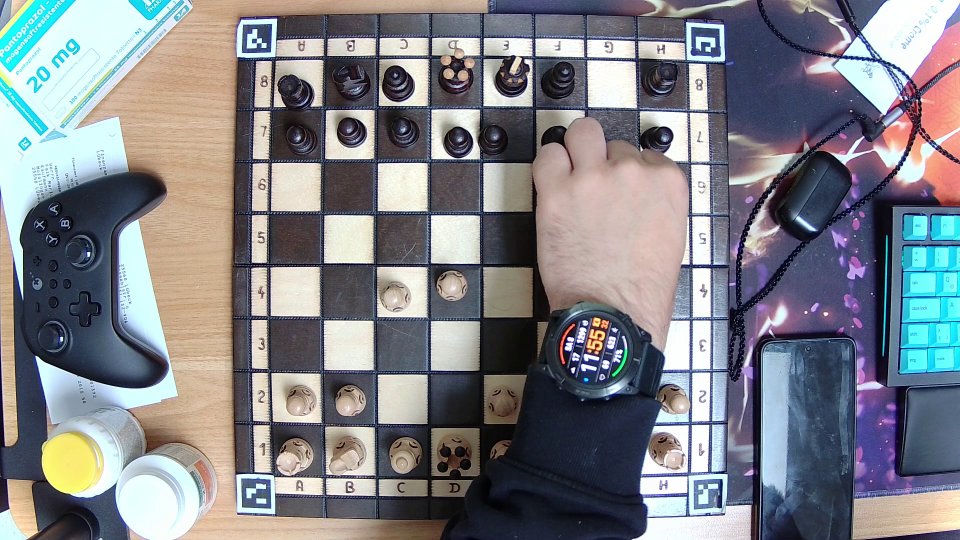
#> input picture android/core-engine/src/test/resources/parity/_pixels/fisheye/frame.webp, 1920 x 1080 px (shown at 1/2 size)
$ python -i markerless.py   (imports and definitions only)
#> lines starting #> are read from the running program, lines starting #| are printed output that depends on the picture
"""Das Brett ohne ArUco finden: Takt aus den Linien, Lage aus der Paritaet
(`docs/markerless.md`).
"""

from __future__ import annotations

import cv2
import numpy as np

#: Arbeitsbreite. Alles darunter kostet Rillen, alles darüber nur Zeit.
WORK_W = 960

MIN_SEG_LEN = 25.0
LINES, CELLS = 9, 8
SPACING_LO, SPACING_HI, SPACING_STEP = 24.0, 130.0, 0.25

#: Deckel je Rasterlinie. Ohne ihn trägt EINE lange Tischkante den ganzen Kamm.
LINE_CAP = 260.0

LINE_TOL = 3
SPACING_SLACK = 0.10
ANGLE_TOL = 12.0

#: Anteil einer Zelle, in dem ein Segment noch zu seiner Rasterlinie zählt.
FIT_WINDOW = 0.22

#: Wie schwer zählt, dass AUSSERHALB des Bretts noch eine Gitterlinie liegt.
OUTSIDE_WEIGHT = 2.0

#: Wie weit über die gefundenen Linien hinaus gesucht wird, in Vielfachen von [SPACING_HI].
SEARCH_PAD = 1.5

#: Pixel je Zelle, in denen die Lage geprüft wird. Grob genug, dass es nichts kostet.
PHASE_CELL = 32

#: Wie viele Zellen Versatz die Lagekorrektur durchsucht.
PHASE_RANGE = 1

#: Homographie ueber die 81 Schnittpunkte. Der Bauch ist SYSTEMATISCH, kein Ausreisser: Konsens
#: waehlte eine Bildregion, kleinste Quadrate mitteln ihn.
GRID_FIT, GRID_FIT_THR = cv2.LMEDS, 0.0

#: Ring der Feldfarbe, als Zellanteil vom Rand: aussen Rille und Nachbarzelle, innen die Figur.
PHASE_RING = (0.10, 0.32)


def _segments(bgr):
    scale = WORK_W / bgr.shape[1]
    small = cv2.resize(bgr, None, fx=scale, fy=scale, interpolation=cv2.INTER_AREA)
    gray = cv2.GaussianBlur(cv2.cvtColor(small, cv2.COLOR_BGR2GRAY), (0, 0), 1.2)
    segs = cv2.createLineSegmentDetector().detect(gray)[0]
    if segs is None:
        return small, np.empty((0, 4), np.float32), scale
    segs = segs.reshape(-1, 4)
    keep = np.hypot(segs[:, 2] - segs[:, 0], segs[:, 3] - segs[:, 1]) > MIN_SEG_LEN
    return small, segs[keep], scale


def grid_angle(segs) -> float:
    """Die Richtung des GITTERS, 0..90 Grad, ueber den VIERFACHEN Winkel: mit `2θ` lag der Wert
    zwischen den zwei Familien.
    """
    ang = (np.degrees(np.arctan2(segs[:, 3] - segs[:, 1], segs[:, 2] - segs[:, 0])) + 180) % 180
    w = np.hypot(segs[:, 2] - segs[:, 0], segs[:, 3] - segs[:, 1])
    r = np.radians(4 * ang)
    return float((np.degrees(np.arctan2((w * np.sin(r)).sum(), (w * np.cos(r)).sum())) / 4) % 90)


def _family(segs, theta):
    ang = (np.degrees(np.arctan2(segs[:, 3] - segs[:, 1], segs[:, 2] - segs[:, 0])) + 180) % 180
    return segs[np.abs((ang - theta + 90) % 180 - 90) < ANGLE_TOL]


def _offsets(segs, normal):
    mid = np.stack([(segs[:, 0] + segs[:, 2]) / 2, (segs[:, 1] + segs[:, 3]) / 2], 1)
    return mid @ normal, np.hypot(segs[:, 2] - segs[:, 0], segs[:, 3] - segs[:, 1])


def _axis(pos, weight, spacings=None):
    """Takt UND Lage einer Achse: das Karo bestimmt den Takt, aber nicht die Lage; wo das Gitter
    AUFHOERT, steht in den Linien selbst.
    """
    if len(pos) < LINES:
        return None
    lo = float(pos.min()) - SEARCH_PAD * SPACING_HI
    span = int(np.ceil(float(pos.max()) - lo + SEARCH_PAD * SPACING_HI))
    grid = np.zeros(span + 1)
    np.add.at(grid, np.clip((pos - lo).astype(int), 0, span), weight)
    grid = cv2.GaussianBlur(grid.reshape(-1, 1), (1, 2 * LINE_TOL + 1), 0).ravel() * (2 * LINE_TOL + 1)
    ks = np.arange(LINES)
    best = None
    for d in (spacings if spacings is not None else np.arange(SPACING_LO, SPACING_HI, SPACING_STEP)):
        starts = np.arange(d, span - LINES * d, 1.0)
        if not len(starts):
            continue
        idx = np.clip((starts[:, None] + d * ks[None, :]).astype(int), 0, span)
        inside = np.minimum(grid[idx], LINE_CAP).sum(1)
        out_lo = np.minimum(grid[np.clip((starts - d).astype(int), 0, span)], LINE_CAP)
        out_hi = np.minimum(grid[np.clip((starts + LINES * d).astype(int), 0, span)], LINE_CAP)
        sc = inside - OUTSIDE_WEIGHT * (out_lo + out_hi)
        k = int(np.argmax(sc))
        if best is None or sc[k] > best[0]:
            best = (float(sc[k]), float(starts[k] + lo), float(d))
    return best


def _fit_family(segs, normal, targets, d, along):
    """Die neun Linien, jede aus IHREN Segmenten angepasst: ein Parallelogramm kann keine
    Perspektive.
    """
    mid = np.stack([(segs[:, 0] + segs[:, 2]) / 2, (segs[:, 1] + segs[:, 3]) / 2], 1)
    w = np.hypot(segs[:, 2] - segs[:, 0], segs[:, 3] - segs[:, 1])
    off = mid @ normal
    lines = []
    for target in targets:
        m = np.abs(off - target) < abs(d) * FIT_WINDOW
        if m.sum() < 2:
            return None
        pts = np.concatenate([segs[m][:, :2], segs[m][:, 2:]])
        ww = np.repeat(w[m], 2)
        c = (pts * ww[:, None]).sum(0) / ww.sum()
        cov = ((pts - c) * ww[:, None]).T @ (pts - c) / ww.sum()
        direction = np.linalg.eigh(cov)[1][:, -1]
        if direction @ along < 0:
            direction = -direction
        n = np.array([-direction[1], direction[0]])
        lines.append((n, float(n @ c)))
    return lines


# [44 lines left out: functions _intersect, _quad_from_grid, _canonical, _ring_means, not called in this run]


#: Karo-Vorzeichen: +1/-1 nach (i+j), das einzige Muster, dem ein Brettfeld folgen MUSS.
_PARITY = (np.indices((CELLS, CELLS)).sum(0) % 2) * 2 - 1


# [28 lines left out: functions _parity_fit, fix_phase, not called in this run]


def find_board(bgr, phase: bool = True):
    """Vier Feldecken in Bildpixeln, oder None."""
    small, segs, scale = _segments(bgr)
    if len(segs) < 2 * LINES:
        return None
    t1 = grid_angle(segs)
    fa, fb = _family(segs, t1), _family(segs, (t1 + 90) % 180)
    if len(fa) < LINES or len(fb) < LINES:
        return None
    u = np.array([np.cos(np.radians(t1)), np.sin(np.radians(t1))])
    t2 = (t1 + 90) % 180
    v = np.array([np.cos(np.radians(t2)), np.sin(np.radians(t2))])
    nu, nv = np.array([-u[1], u[0]]), np.array([-v[1], v[0]])
    a = _axis(*_offsets(fa, nu))
    b = _axis(*_offsets(fb, nv))
    if a is None or b is None:
        return None
    # Ein Brett ist quadratisch; die Bedingung verwirft die meisten Loesungen an einer Fremdkante.
    d = (a[2] + b[2]) / 2
    near = np.arange(d * (1 - SPACING_SLACK), d * (1 + SPACING_SLACK), SPACING_STEP)
    a = _axis(*_offsets(fa, nu), near) or a
    b = _axis(*_offsets(fb, nv), near) or b
    la = _fit_family(fa, nu, [a[1] + k * a[2] for k in range(LINES)], a[2], u)
    lb = _fit_family(fb, nv, [b[1] + k * b[2] for k in range(LINES)], b[2], v)
    if la is None or lb is None:
        return None
    quad = _quad_from_grid(la, lb)
    if quad is None:
        return None
    out = [[float(p[0] / scale), float(p[1] / scale)] for p in _canonical(quad)]
    return fix_phase(bgr, out) if phase else out

>>> import cv2
>>> picture = cv2.imread('../../android/core-engine/src/test/resources/parity/_pixels/fisheye/frame.webp')
#> picture is the input picture: shape (1080, 1920, 3); mean B, G, R 135.2, 129.7, 128.4
>>> result = find_board(picture)
#> in _segments, `small = cv2.resize(bgr, None, fx=scale, fy=scale, interpolation=cv2.IN..`:
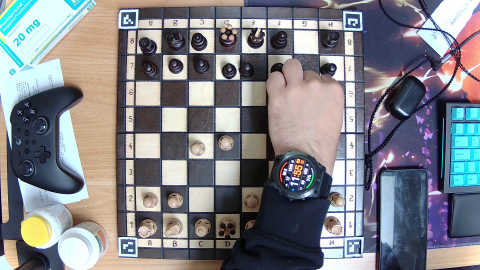
#> small: shape (540, 960, 3) (shown at 1/2 size); mean B, G, R 135.4, 129.8, 128.5
#> in _segments, `gray = cv2.GaussianBlur(cv2.cvtColor(small, cv2.COLOR_BGR2GRAY), (0, 0..`:
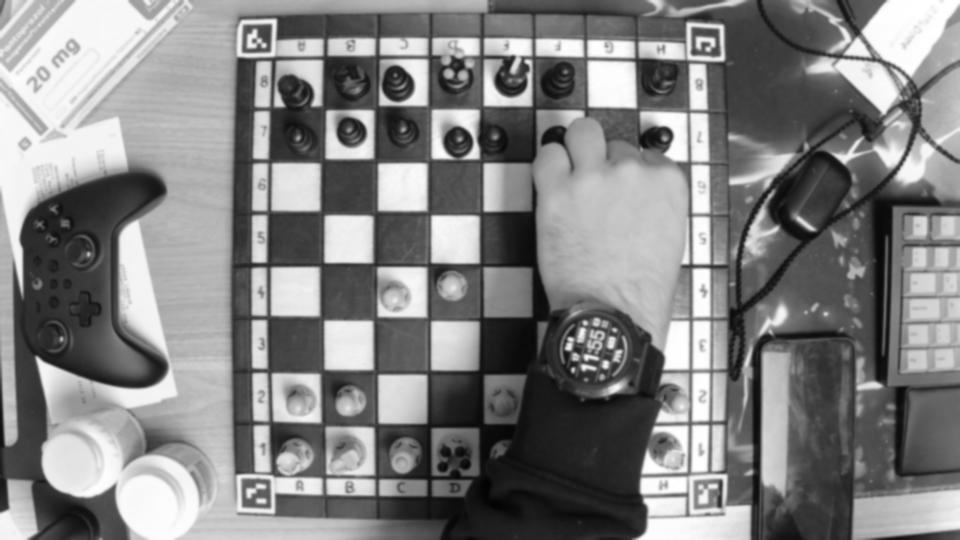
#> gray: shape (540, 960); min 2, max 255, mean 130
#> in _segments, `segs = cv2.createLineSegmentDetector().detect(gray)[0]`: segs = 1649 rows, first 6: [104.3, 384.5, 39.47, 360.4], [655.5, 125.5, 669.4, 126.5], [669, 126.8, 674.1, 134.2], [829, 152.4, 846.6, 167.2], [452.1, 119.5, 473.3, 135.4], [153.1, 388.1, 104.4, 385.3]
#> in find_board, `small, segs, scale = _segments(bgr)`: segs = 394 rows, first 6: [104.3, 384.5, 39.47, 360.4], [452.1, 119.5, 473.3, 135.4], [153.1, 388.1, 104.4, 385.3], [17.75, 242.1, 29.75, 196], [23.63, 296.9, 21.22, 242.9], [236.9, 57.3, 320.6, 54.97]; scale = 0.5
#> in grid_angle, `ang = (np.degrees(np.arctan2(segs[:, 3] - segs[:, 1], segs[:, 2] - seg..`: ang = 394 values, max 180 at index 73, min 0.0527 at index 185, mean 91.57
#> in grid_angle, `w = np.hypot(segs[:, 2] - segs[:, 0], segs[:, 3] - segs[:, 1])`: w = 394 values, max 250.1 at index 250, min 25 at index 248, mean 47.19
#> in grid_angle, `r = np.radians(4 * ang)`: r = 394 values, max 12.57 at index 73, min 0.00368 at index 185, mean 6.39
#> in find_board, `t1 = grid_angle(segs)`: t1 = 89.82
#> in find_board, `fa, fb = _family(segs, t1), _family(segs, (t1 + 90) % 180)`: fa = 179 rows, first 6: [23.63, 296.9, 21.22, 242.9], [646.3, 439.5, 638.1, 490.8], [479.5, 155.9, 476.3, 127.6], [722.3, 480.6, 721.4, 505.6], [274.3, 53.22, 277, 19.19], [1.06, 356.9, 3.58, 445.6]; fb = 133 rows, first 6: [153.1, 388.1, 104.4, 385.3], [236.9, 57.3, 320.6, 54.97], [431.9, 262.7, 478.1, 263.1], [324.4, 262.4, 371.9, 262.6], [425.6, 266.8, 371.9, 266.3], [318.1, 266.4, 271.9, 266.7]
#> in find_board, `u = np.array([np.cos(np.radians(t1)), np.sin(np.radians(t1))])`: u = [0.0031, 1]
#> in find_board, `t2 = (t1 + 90) % 180`: t2 = 179.8
#> in find_board, `v = np.array([np.cos(np.radians(t2)), np.sin(np.radians(t2))])`: v = [-1, 0.0031]
#> in find_board, `nu, nv = np.array([-u[1], u[0]]), np.array([-v[1], v[0]])`: nv = [-0.0031, -1]
#> in _offsets, `mid = np.stack([(segs[:, 0] + segs[:, 2]) / 2, (segs[:, 1] + segs[:, 3..`: mid = 179 pairs, first value 2.32 to 904.5, second value 36.2 to 514.4
#> in _axis, `lo = float(pos.min()) - SEARCH_PAD * SPACING_HI`: lo = -1098.2
#> in _axis, `span = int(np.ceil(float(pos.max()) - lo + SEARCH_PAD * SPACING_HI))`: span = 1293
#> the loop in _axis, `for d in (spacings if spacings is not None else np.arange(SPACING_LO, ..` made 424 passes
#> (k, best) on passes 1, 2, 3, 4, 5, 6, 7, 111: (265, (1184, -809.2, 24)), (192, (1209.6, -881.9, 24.25)), (191, (1297.3, -882.7, 24.5)), (189, (1314.4, -884.4, 24.75)), (187, (1372.8, -886.2, 25)), (186, (1419.4, -886.9, 25.25)), (184, (1496.6, -888.7, 25.5)), (517, (1659.9, -529.7, 51.5))
#> in find_board, `a = _axis(*_offsets(fa, nu))`: a = (1927.8, -693.2, 53)
#> the loop in _axis (call 2), `for d in (spacings if spacings is not None else np.arange(SPACING_LO, ..` made 424 passes
#> (k, best) on passes 1, 3, 4, 5, 105, 107, 108, 109: (187, (1368.9, -520.8, 24)), (497, (1503.8, -210.3, 24.5)), (496, (1513.7, -211.1, 24.75)), (494, (1530.9, -212.8, 25)), (269, (1536.6, -412.8, 50)), (266, (1580.3, -415.3, 50.5)), (265, (1596.1, -416.1, 50.75)), (312, (1649.1, -368.8, 51))
#> in find_board, `b = _axis(*_offsets(fb, nv))`: b = (2288.9, -476.3, 52.5)
#> in find_board, `d = (a[2] + b[2]) / 2`: d = 52.75
#> in find_board, `a = _axis(*_offsets(fa, nu), near) or a`: a = (1927.8, -693, 53.23)
#> in find_board, `b = _axis(*_offsets(fb, nv), near) or b`: b = (2252.3, -475.3, 52.48)
#> in _fit_family, `w = np.hypot(segs[:, 2] - segs[:, 0], segs[:, 3] - segs[:, 1])`: w = 179 values, max 250.1 at index 122, min 25 at index 120, mean 49.44
#> in _fit_family, `off = mid @ normal`: off = 179 values, max -1.07 at index 5, min -903.2 at index 149, mean -521.7
#> the loop in _fit_family, `for target in targets:` made 3 passes
#> (target, c, cov, direction, n) on pass 1: (-693, [689.5, 281], [[6.88, 122.7], [122.7, 18508.2]], [0.00663, 1], [-1, 0.00663])
#> after the loop in _fit_family, `for target in targets:`: lines = [([-1, 0.00663], -687.7), ([-1, 0.0174], -634.7)]
#> the loop in _fit_family (call 2), `for target in targets:` made 9 passes
#> (target, c, cov, direction, n) on passes 1 to 4: (-475.3, [541.9, 476.1], [[56968.2, -380], [-380, 9.56]], [-1, 0.00667], [-0.00667, -1]), (-422.9, [405.7, 421.8], [[34701.1, 669.2], [669.2, 27.73]], [-1, -0.0193], [0.0193, -1]), (-370.4, [433.2, 372.4], [[39257.5, -187.5], [-187.5, 5.98]], [-1, 0.00478], [-0.00478, -1]), (-317.9, [532.6, 319], [[56060.1, 368.5], [368.5, 6.6]], [-1, -0.00657], [0.00657, -1])
#> in find_board, `lb = _fit_family(fb, nv, [b[1] + k * b[2] for k in range(LINES)], b[2]..`: lb = [([-0.00667, -1], -479.7), ([0.0193, -1], -413.9), ([-0.00478, -1], -374.4), ([0.00657, -1], -315.5), ([0.0118, -1], -259.5), ([-0.00292, -1], -213.7), ([0.0069, -1], -158.3), ([0.0058, -1], -105.1), ([0.00452, -1], -55.07)]
